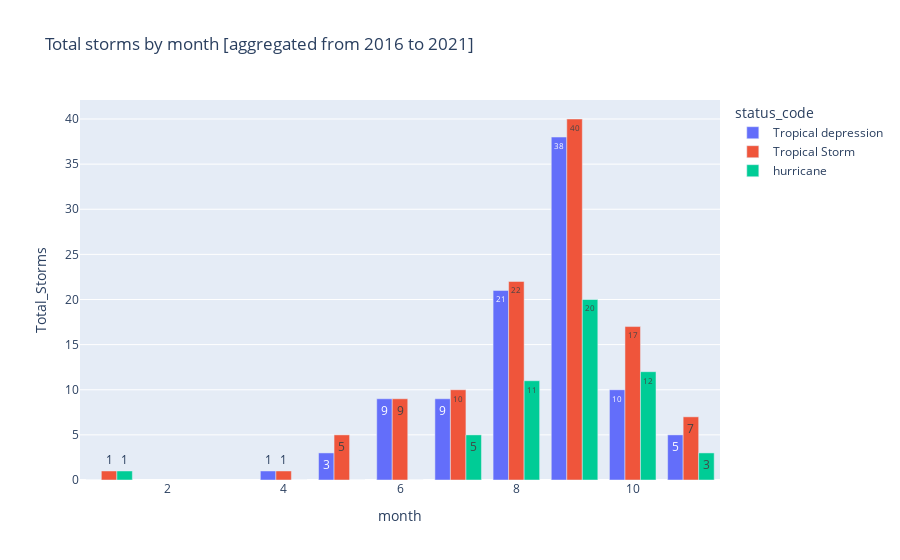

Notebook cell for this chart:
### Code cell
#month_order = ['January','February','March','April', 'May', 'June', 'July', 'August', 'September', 'November', 'December']
month_order = [1,4,5,6,7,8,9,10,11]

df_plot_m = storms_uniq[['status_code','month','Total_Storms']].groupby(['status_code','month']).sum().reset_index()

df_plot_m = df_plot_m.set_index('month').loc[month_order].reset_index()

fig = px.bar(df_plot_m, x='month', y='Total_Storms', title= 'Total storms by month')

fig = px.bar(df_plot_m, x='month', y='Total_Storms', title= 'Total storms by month [aggregated from 2016 to 2021]', barmode='group',color='status_code',text_auto=True)

newnames = {'1':'Tropical depression', '2': 'Tropical Storm', '3': 'hurricane'}
fig.for_each_trace(lambda t: t.update(name = newnames[t.name],
                                      legendgroup = newnames[t.name],
                                      hovertemplate = t.hovertemplate.replace(t.name, newnames[t.name])))

fig.show()

### Figure 1 — Plotly figure (JSON) as saved in the notebook; plotly's stock layout.template omitted (floating-point values rounded to 4 significant figures)
{"data": [{"alignmentgroup": "True", "hovertemplate": "status_code=Tropical depression<br>month=%{x}<br>Total_Storms=%{y}<extra></extra>", "legendgroup": "Tropical depression", "marker": {"color": "#636efa", "pattern": {"shape": ""}}, "name": "Tropical depression", "offsetgroup": "1", "orientation": "v", "showlegend": true, "textposition": "auto", "texttemplate": "%{y}", "type": "bar", "x": [1, 4, 5, 6, 7, 8, 9, 10, 11], "xaxis": "x", "y": [0, 1, 3, 9, 9, 21, 38, 10, 5], "yaxis": "y"}, {"alignmentgroup": "True", "hovertemplate": "status_code=Tropical Storm<br>month=%{x}<br>Total_Storms=%{y}<extra></extra>", "legendgroup": "Tropical Storm", "marker": {"color": "#EF553B", "pattern": {"shape": ""}}, "name": "Tropical Storm", "offsetgroup": "2", "orientation": "v", "showlegend": true, "textposition": "auto", "texttemplate": "%{y}", "type": "bar", "x": [1, 4, 5, 6, 7, 8, 9, 10, 11], "xaxis": "x", "y": [1, 1, 5, 9, 10, 22, 40, 17, 7], "yaxis": "y"}, {"alignmentgroup": "True", "hovertemplate": "status_code=hurricane<br>month=%{x}<br>Total_Storms=%{y}<extra></extra>", "legendgroup": "hurricane", "marker": {"color": "#00cc96", "pattern": {"shape": ""}}, "name": "hurricane", "offsetgroup": "3", "orientation": "v", "showlegend": true, "textposition": "auto", "texttemplate": "%{y}", "type": "bar", "x": [1, 4, 5, 6, 7, 8, 9, 10, 11], "xaxis": "x", "y": [1, 0, 0, 0, 5, 11, 20, 12, 3], "yaxis": "y"}], "layout": {"autosize": true, "barmode": "group", "legend": {"title": {"text": "status_code"}, "tracegroupgap": 0}, "title": {"text": "Total storms by month [aggregated from 2016 to 2021]"}, "xaxis": {"anchor": "y", "autorange": true, "domain": [0, 1], "range": [0.5, 11.5], "title": {"text": "month"}, "type": "linear"}, "yaxis": {"anchor": "x", "autorange": true, "domain": [0, 1], "range": [0, 42.11], "title": {"text": "Total_Storms"}, "type": "linear"}}}
